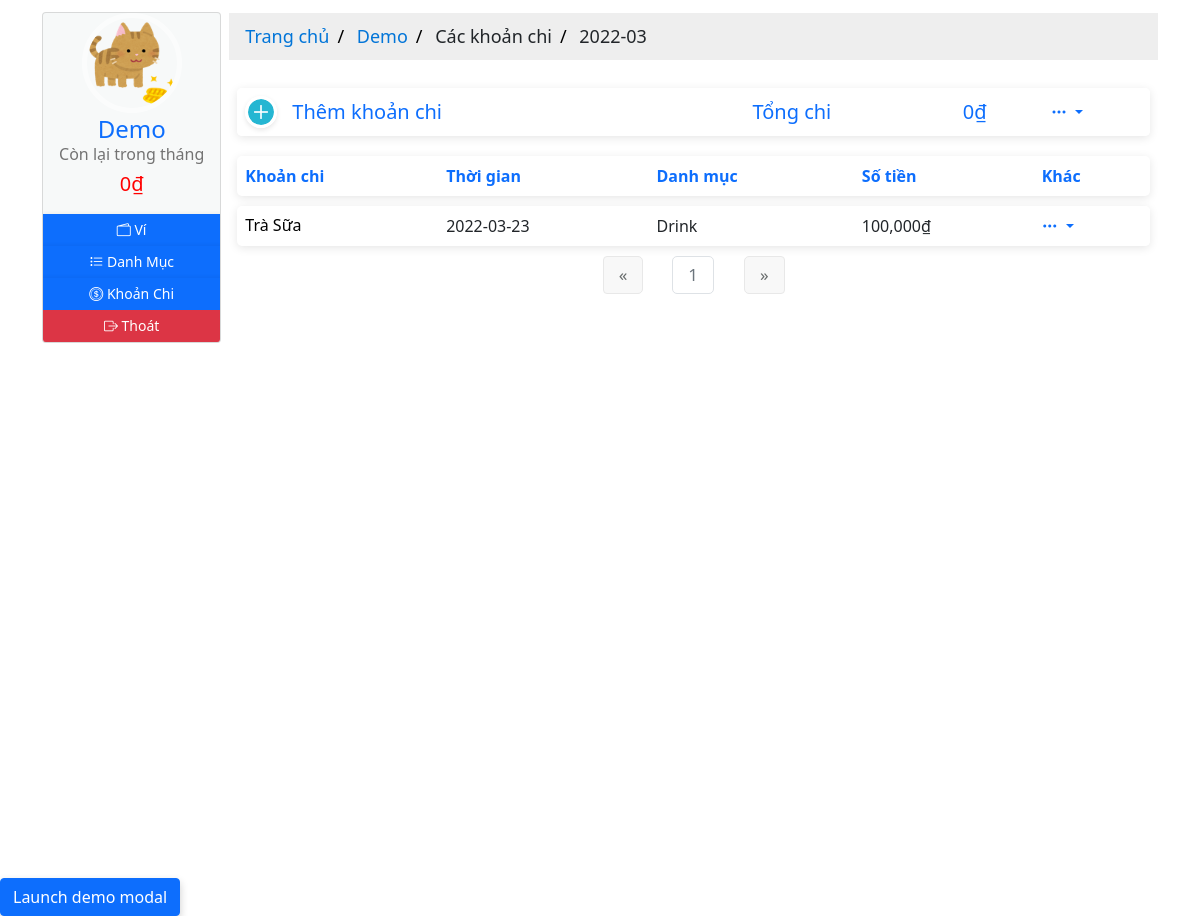
Page /1/expenses (signed in) on the committed database.
### moneymanagement/models.py (models this page shows, shortened)
class User(db.Model, UserMixin):
  __tablename__ = 'users'
  id = db.Column(db.Integer, primary_key=True)
  email = db.Column(db.String(64), nullable=False, unique=True, index=True)
  username = db.Column(db.String(64), nullable=False, unique=True, index=True)
  password_hash = db.Column(db.String(128))
  profile_image = db.Column(db.String(64), nullable=False, default='df_profile.svg')
  wallets = db.relationship('Wallet', back_populates='owner', lazy='dynamic')
  items = db.relationship('Item', back_populates='users', lazy='dynamic')
  expenditures = db.relationship('Expenditure', back_populates='users', lazy=True)
  money_saving = db.relationship('MoneySaving', back_populates='user', lazy='dynamic')
  def total_expenses_by_date(self, date):
    total = 0
    for wallet in self.wallets:
      if date in wallet.date.strftime('%Y-%m-%d'):
        total += wallet.total_expense_by_date(date)
    return total
  def total_balance_by_date(self, date):
    total = 0
    for wallet in self.wallets:
      total += wallet.total_balance_by_date(date)
    return total
  def rest_balance_by_date(self, date):
    return self.total_balance_by_date(date) - self.total_expenses_by_date(date)

class TrackBalance(db.Model):
  __tablename__ = 'trackbalances'
  id = db.Column(db.Integer, primary_key=True)
  date = db.Column(db.DateTime, nullable=False, unique=True, index=True)
  balance = db.Column(db.Integer, nullable=False, default=0)
  description = db.Column(db.String(128))
  check = db.Column(db.Boolean, default=False)
  wallet_id = db.Column(db.Integer, db.ForeignKey('wallets.id'))
  wallet = db.relationship('Wallet', back_populates='track_balances', uselist=False)

class Wallet(db.Model):
  __tablename__ = 'wallets'
  id = db.Column(db.Integer, primary_key=True)
  name = db.Column(db.String(16), nullable=False)
  date = db.Column(db.DateTime, default=datetime.utcnow())
  filter = db.Column(db.Integer, nullable=False, default=2)
  user_id = db.Column(db.Integer, db.ForeignKey('users.id'))
  owner = db.relationship('User', back_populates='wallets', uselist=False)
  track_balances = db.relationship('TrackBalance', back_populates='wallet', lazy='dynamic')
  items = db.relationship('Item', back_populates='wallet', lazy='dynamic')
  expenditures = db.relationship('Expenditure', back_populates='wallet', lazy='dynamic')
  money_saving = db.relationship('MoneySaving', back_populates='wallet', lazy='dynamic')
  def total_balance_by_date(self, date):
    total = 0
    for track in self.track_balances:
      if date in track.date.strftime('%Y-%m-%d'):
        total += track.balance
    return total

class Expenditure(db.Model):
  __tablename__ = 'expenditures'
  id = db.Column(db.Integer, primary_key=True)
  name = db.Column(db.String(32), nullable=False)
  date = db.Column(db.Date, nullable=False, default=datetime.utcnow().strftime('%Y-%m-%d'))
  description = db.Column(db.String(128), nullable=False, default='Không có miêu tả nào')
  amount = db.Column(db.Integer, nullable=False, default=0)
  item_id = db.Column(db.Integer, db.ForeignKey('items.id'))
  items = db.relationship('Item', back_populates='expenditures', uselist=False)
  user_id = db.Column(db.Integer, db.ForeignKey('users.id'))
  users = db.relationship('User', back_populates='expenditures', uselist=False)
  wallet_id = db.Column(db.Integer, db.ForeignKey('wallets.id'))
  wallet = db.relationship('Wallet', back_populates='expenditures', uselist=False)

class Item(db.Model):
  __tablename__ = 'items'
  id = db.Column(db.Integer, primary_key=True)
  name = db.Column(db.String(32), nullable=False)
  user_id = db.Column(db.Integer, db.ForeignKey('users.id'))
  wallet_id = db.Column(db.Integer, db.ForeignKey('wallets.id'))
  users = db.relationship('User', back_populates='items',uselist=False)
  expenditures = db.relationship('Expenditure', back_populates='items', lazy='dynamic')
  wallet = db.relationship('Wallet', back_populates='items', uselist=False)

### moneymanagement/users/views.py (the view)
@users_blueprint.route('/<int:user_id>/expenses')
@login_required
def expense(user_id):
  if current_user.id != user_id:
    abort(403)
  date = datetime.utcnow().strftime('%Y-%m')
  page = request.args.get('page', 1, type=int)
  expenses = Expenditure.query.filter(Expenditure.user_id == user_id).filter(extract('year', Expenditure.date) == int(date[:4])).filter(extract('month', Expenditure.date) == int(date[5:])).order_by(Expenditure.date.desc()).paginate(page=page, per_page=10)
  return render_template('users/expense.html', expenses=expenses, date=date)

### moneymanagement/templates/users/expense.html (shortened to what this page needs)
{% extends 'base-2.html' %}
{%block breadcrumb %}
<div class="content-breadcrumb">
  <ul class="breadcrumb">
    <li>
      <a href="{{ url_for('core.home', user_id=current_user.id) }}"
        >Trang chủ</a
      >
    </li>
    <li><a href="#">{{ current_user.username }}</a></li>
    {% if expense_by_item %}
    <li>
      <a href="{{ url_for('users.item', user_id=current_user.id) }}"
        >Các danh mục</a
      >
    </li>
    {% else %}
    <li>Các khoản chi</li>
    {% endif %}
    <li>{{ date }}</li>
  </ul>
</div>
{% endblock breadcrumb %}
{%block content %}
<div class="content-home">
  <section>
    <table class="table table-add">
      <tbody>
        <tr>
          <td>
            <a href="{{ url_for('expenses.add', user_id=current_user.id) }}">
              <div class="user-info">
                <div class="user-info__img">
                  <img
                    src="{{ url_for('static', filename='icons/add-icon.svg') }}"
                    alt="Expense Icon"
                  />
                </div>
                <div class="user-info__basic">
                  <h5 class="mb-0">Thêm khoản chi</h5>
                </div>
              </div>
            </a>
          </td>
          <td></td>
          <td>
            <a href="#">
              <div class="user-info">
                <div class="user-info__basic">
                  <h5 class="mb-0">Tổng chi</h5>
                </div>
              </div>
            </a>
          </td>
          <td>
            <a href="#">
              <h5 class="mb-0">
                {% if expense_by_item %} {{
                "{:,.0f}".format(item.total_amount(current_user.id)) }}<span
                  >&#8363;</span
                >
                {% else %} {{
                "{:,.0f}".format(current_user.total_expenses_by_date(now.strftime('%Y-%m')))
                }}<span>&#8363;</span>
                {% endif %}
              </h5>
            </a>
          </td>
          <td align="right">
            <div class="dropdown open">
              <a
                class="dropdown-toggle"
                href="#"
                id="dropdownMenuLink"
                data-bs-toggle="dropdown"
                aria-expanded="false"
              >
                <i class="bi bi-three-dots"></i>
              </a>
            </div>
          </td>
        </tr>
      </tbody>
    </table>
  </section>
  <section>
    <table class="table table-hover table-add">
      <tbody>
        <tr>
          <th scope="col"><a href="#">Khoản chi</a></th>
          <th scope="col"><a href="#">Thời gian</a></th>
          <th scope="col"><a href="#">Danh mục</a></th>
          <th scope="col"><a href="#">Số tiền</a></th>
          <th scope="col"><a href="#">Khác</a></th>
        </tr>
        {% for expense in expenses.items %}
        <tr>
          <th>
            <a
              href="#"
              data-toggle="tooltip"
              data-placement="top"
              title="{{ expense.description }}"
              style="color: #000"
            >
              <div class="user-info">
                <div class="user-info__basic">
                  <h6 class="mb-0">{{ expense.name }}</h6>
                </div>
              </div>
            </a>
          </th>
          <td>{{ expense.date.strftime('%Y-%m-%d') }}</td>
          <td>{{ expense.items.name }}</td>
          <td>{{ "{:,.0f}".format(expense.amount) }}<span>&#8363;</span></td>
          <td>
            <div class="dropdown open">
              <a
                class="dropdown-toggle"
                href="#"
                id="dropdownMenuLink"
                data-bs-toggle="dropdown"
                aria-expanded="false"
              >
                <i class="bi bi-three-dots"></i>
              </a>
            </div>
          </td>
        </tr>
        {% endfor %}
      </tbody>
    </table>
  </section>
  <div class="demo">
    <nav class="pagination-outer" aria-label="Page navigation">
      <ul class="pagination justify-content-center">
        <li class="page-item">
          <a
            href="{{ url_for('users.expense', user_id=current_user.id, page=expenses.prev_num) }}"
            class="page-link"
            aria-label="Previous"
          >
            <span aria-hidden="true">&laquo;</span>
          </a>
        </li>
        {% for page_num in expenses.iter_pages(left_edge=1, right_edge=1,
        left_current=2, right_current=2) %} {% if page_num %} {% if
        expenses.page == page_num %}
        <li class="page-item disabled">
          <a
            class="page-link"
            href="{{ url_for('users.expense', user_id=current_user.id, page=page_num) }}"
            >{{ page_num }}</a
          >
        </li>
        {% endif %} {% endif %} {% endfor %}
        <li class="page-item">
          <a
            href="{{ url_for('users.expense', user_id=current_user.id, page=expenses.next_num) }}"
            class="page-link"
            aria-label="Next"
          >
            <span aria-hidden="true">&raquo;</span>
          </a>
        </li>
      </ul>
    </nav>
  </div>
</div>
{% endblock content %}

### moneymanagement/templates/base-2.html (shortened to what this page needs)
{% from "_render_field.html" import render_field, render_error %}
<!DOCTYPE html>
<html lang="en">
  <head>
    <link
      rel="stylesheet"
      type="text/css"
      href="{{ url_for('static', filename='styles/main.css') }}"
    />
    <link
      rel="stylesheet"
      type="text/css"
      href="{{ url_for('static', filename='styles/profile.css') }}"
    />
    <link
      rel="stylesheet"
      type="text/css"
      href="{{ url_for('static', filename='styles/card.css') }}"
    />
    <link
      rel="stylesheet"
      type="text/css"
      href="{{ url_for('static', filename='styles/table.css') }}"
    />
    <link
      rel="stylesheet"
      type="text/css"
      href="{{ url_for('static', filename='styles/pagination.css') }}"
    />
    <link
      rel="stylesheet"
      href="https://cdnjs.cloudflare.com/ajax/libs/font-awesome/4.7.0/css/font-awesome.min.css"
    />
    <link
      rel="stylesheet"
      href="https://cdn.jsdelivr.net/npm/bootstrap-icons@1.7.2/font/bootstrap-icons.css"
    />
    <link
      href="https://cdn.jsdelivr.net/npm/bootstrap@5.1.1/dist/css/bootstrap.min.css"
      rel="stylesheet"
    />
  </head>
  <body>
    <div class="container">
      <div class="row g-2">
        <div class="col-sm-2">
          <div class="card hovercard">
            <div class="avatar-profile">
              <a href="#" data-bs-toggle="modal" data-bs-target="#exampleModal">
                <img
                  alt=""
                  src="{{ url_for('static', filename='profile_pics/' + current_user.profile_image) }}"
                />
              </a>
            </div>
            <div class="info">
              <div class="title">
                <a
                  target="_blank"
                  href="#"
                  data-bs-toggle="modal"
                  data-bs-target="#exampleModal"
                  >{{ current_user.username }}</a
                >
              </div>
              {% block current_balance %}
              <div class="desc"><h6>Còn lại trong tháng</h6></div>
              <div class="desc">
                {% if current_user.rest_balance_by_date(now.strftime('%Y-%m')) >
                (current_user.total_balance_by_date(now.strftime('%Y-%m')) / 2)
                %}
                <h5 style="color: green">
                  {{
                  "{:,.0f}".format(current_user.rest_balance_by_date(now.strftime('%Y-%m')))
                  }}<span>&#8363;</span>
                </h5>
                {%else %}
                <h5 style="color: red">
                  {{
                  "{:,.0f}".format(current_user.rest_balance_by_date(now.strftime('%Y-%m')))
                  }}<span>&#8363;</span>
                </h5>
                {% endif %}
              </div>
              {% endblock current_balance %}
            </div>
            <div
              class="bottom"
              id="none-padding-margin"
              style="text-align: center"
            >
              <div class="title">
                <div class="row g2">
                  <a
                    class="btn btn-primary btn-sm margin btn-icon"
                    href="{{ url_for('users.wallet', user_id=current_user.id) }}"
                  >
                    <i class="bi bi-wallet2"></i><span>&nbsp;Ví</span>
                  </a>
                </div>
              </div>
              <div class="title">
                <div class="row g2" style="text-align: left">
                  <a
                    class="btn btn-primary btn-sm margin btn-icon"
                    href="{{ url_for('users.item', user_id=current_user.id) }}"
                  >
                    <i class="bi bi-list-task"></i><span>&nbsp;Danh Mục</span>
                  </a>
                </div>
              </div>
              <div class="title">
                <div class="row g2" style="text-align: left">
                  <a
                    class="btn btn-primary btn-sm margin btn-icon"
                    href="{{ url_for('users.expense', user_id=current_user.id) }}"
                  >
                    <i class="bi bi-coin"></i><span>&nbsp;Khoản Chi</span>
                  </a>
                </div>
              </div>
              <div class="title">
                <div class="row g2" style="text-align: left">
                  <a
                    class="btn btn-danger btn-sm margin btn-icon"
                    href="{{ url_for('users.logout') }}"
                  >
                    <i class="bi bi-box-arrow-right"></i
                    ><span>&nbsp;Thoát</span>
                  </a>
                </div>
              </div>
            </div>
          </div>
        </div>
        <div class="col-sm-10">
          {% block breadcrumb %}{% endblock breadcrumb %}
          <div
            class="container"
            style="height: 100vh; max-height=fit-content; overflow-y: auto;"
          >
            {% block content %}{% endblock content %}
          </div>
        </div>
      </div>
    </div>
    <button
      type="button"
      class="btn btn-primary"
      data-bs-toggle="modal"
      data-bs-target="#exampleModal"
    >
      Launch demo modal
    </button>
  </body>
</html>

### rows in the picture
User: profile_image (picture), username "Demo"
TrackBalance: rest_balance_by_date "0"
Wallet: total_expenses_by_date "0"
Expenditure: name "Trà Sữa", date "2022-03-23", items.name "Drink", amount "100,000"

### other values in the picture
{{ page_num }} "1"
